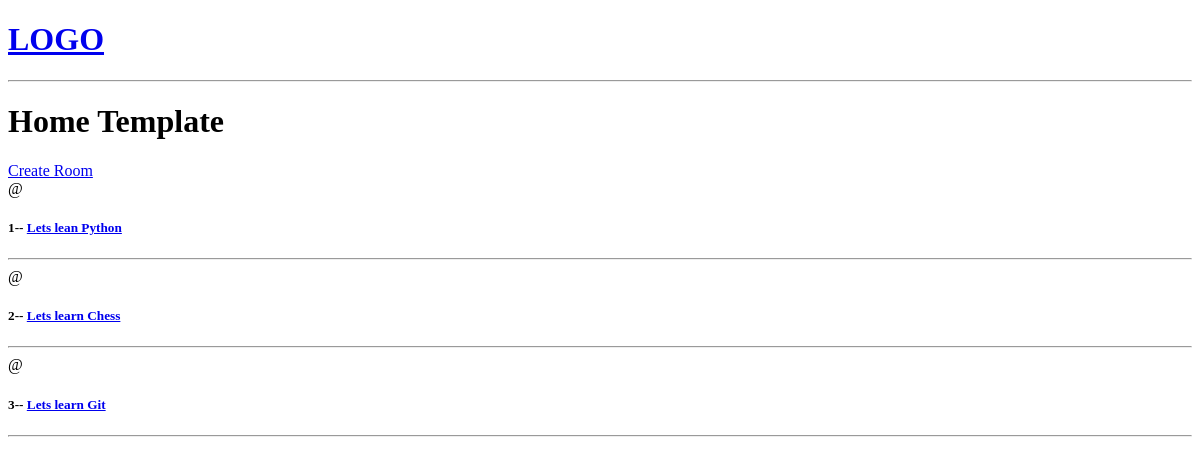
/, run on an earlier commit of the app's database.
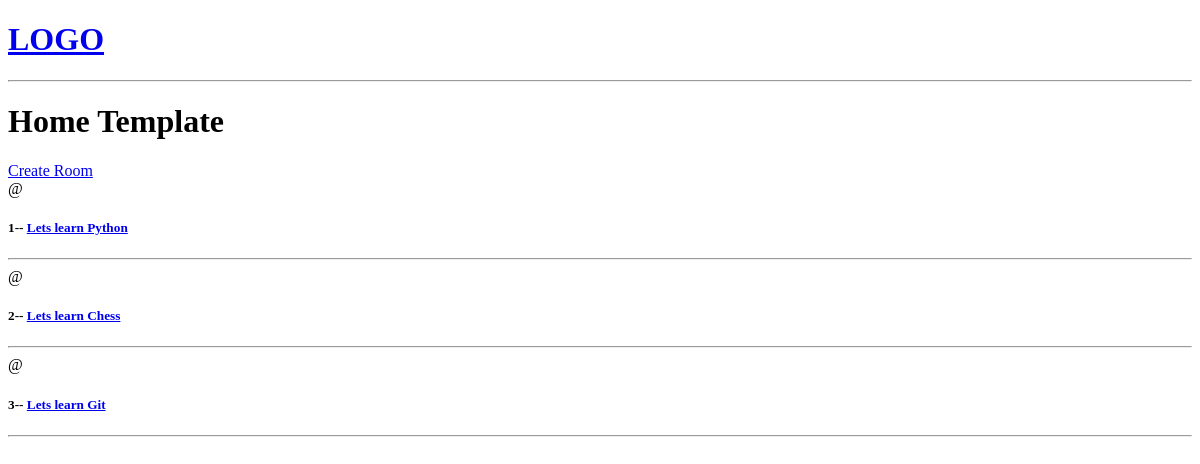
And on a later commit of the database.
### base/models.py (models this page shows, shortened)
class Room(models.Model):
    host = models.ForeignKey(User, on_delete = models.SET_NULL,null = True)
    topic = models.ForeignKey(Topic, on_delete = models.SET_NULL,null = True)
    name = models.CharField(max_length = 200)
    description = models.TextField(null=True, blank = True)
    updated = models.DateTimeField(auto_now=True)#saves the time stamp everytime
    created = models.DateTimeField(auto_now_add=True)# saves only when created

### base/views.py (the view)
# urls.py: path('',views.home,name="home"),
def home(request):
    rooms = Room.objects.all()
    context = {'rooms':rooms}
    return render(request,'base/home.html',context)

### base/templates/base/home.html (shortened to what this page needs)
{% extends 'main.html' %}
{% block content %}
<h1>Home Template</h1>
<div>
    <a href="{% url 'create-room'%}">Create Room </a>
    <div>
        {% for room  in rooms  %}
        <div>
            <span>@{{room.host.username}}</span>
            <h5>{{room.id}}-- <a href="{% url 'room' room.id %}">{{room.name}}</a></h5>
            <hr>
        </div>
        {% endfor %}
    </div>
</div>
{% endblock content %}

What changed in the data, as far as the page shows it:
changed Room id 1: name "Lets lean Python" → "Lets learn Python"
